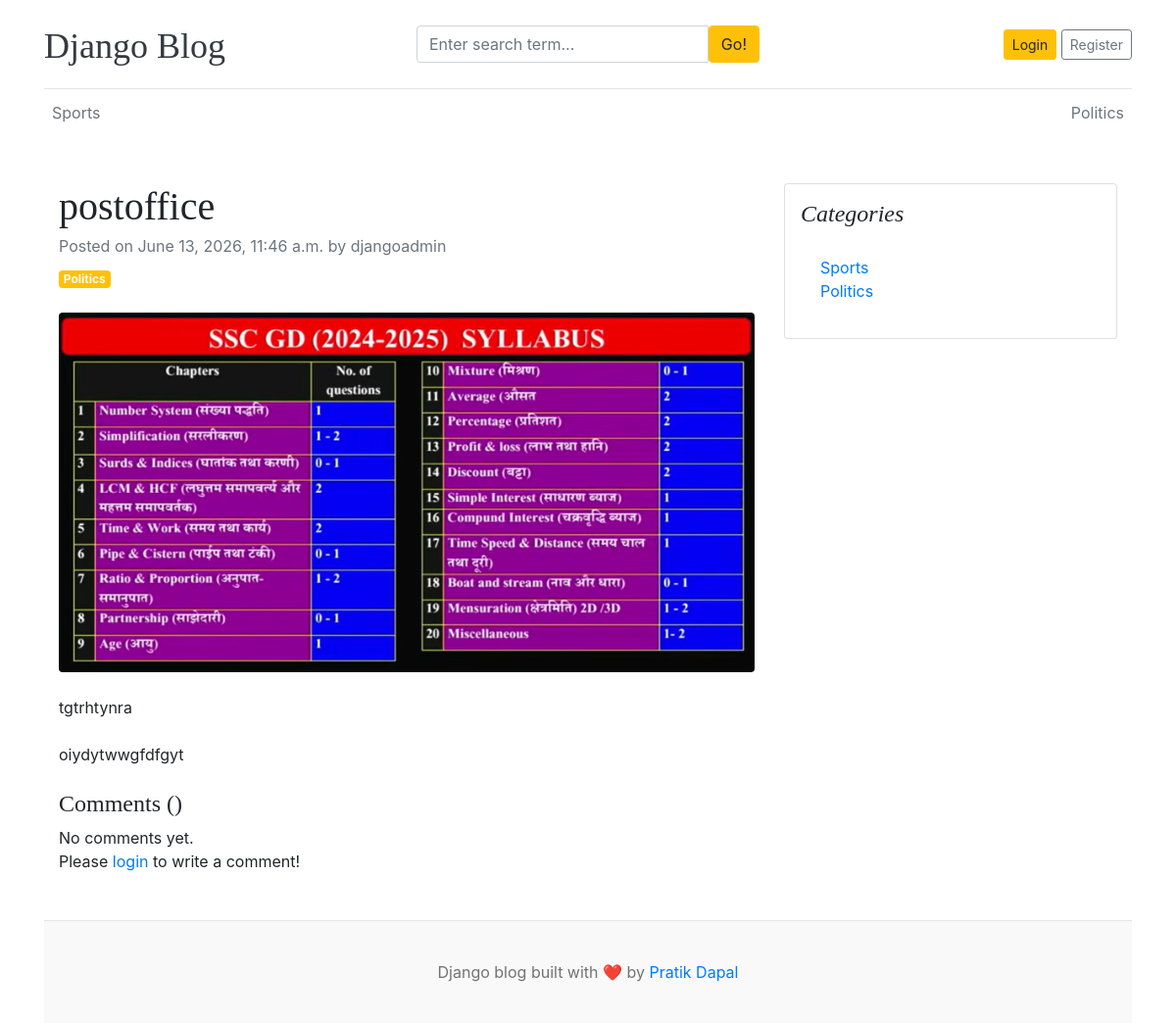
Page /blogs/postoffice/ on the earlier database version.
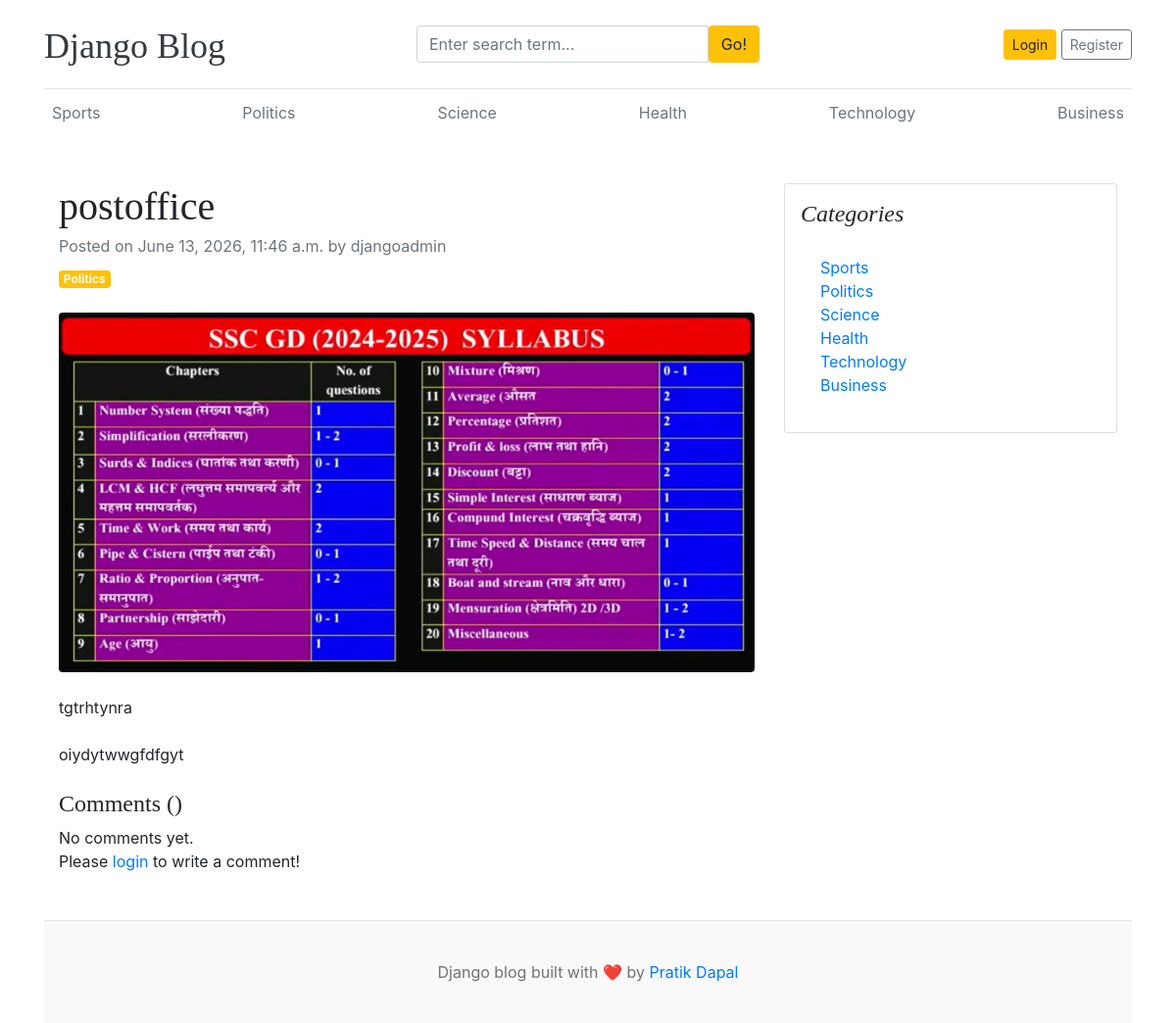
Same page on the later database version.
### blogs/models.py (models this page shows, shortened)
class Category(models.Model):
    category_name = models.CharField(max_length=50, unique=True)
    created_at = models.DateTimeField(auto_now_add=True)
    updated_at = models.DateTimeField(auto_now=True)
    class Meta:
        verbose_name_plural= 'categories'
    def __str__(self):
        return self.category_name

class Blog(models.Model):
    title = models.CharField(max_length=100)
    slug = models.SlugField(max_length=150, unique=True, blank=True)
    category = models.ForeignKey(Category, on_delete=models.CASCADE)
    author = models.ForeignKey(User, on_delete=models.CASCADE)
    featured_image = models.ImageField(upload_to='uploads/%Y/%m/%d')
    short_description = models.TextField(max_length=500)
    blog_body = models.TextField(max_length=2000)
    status = models.CharField(max_length=20, choices=STATUS_CHOICES ,default="Drafts")
    is_featured = models.BooleanField(default=False)
    created_at = models.DateTimeField(auto_now_add=True)
    updated_at = models.DateTimeField(auto_now=True)

### blogs/views.py (the view)
# urls.py: path('blogs/<slug:slug>/', BlogsView.blogs, name = 'blogs'),
def blogs (request, slug):
        single_blog = get_object_or_404(Blog, slug=slug, status='Published')
        context = {
            'single_blog': single_blog,
        }
        return render(request, 'blogs.html', context)

### blogs/context_processors.py (called while the page is built)
def get_categories(request):
    categories = Category.objects.all()
    return dict(categories=categories)

def get_social_links(request):
    social_links = SocialLink.objects.all()
    return dict(social_links=social_links)

### templates/blogs.html (shortened to what this page needs)
{% extends 'base.html' %}
{% block content %}
<div class="container mt-5">
    <div class="row">
        <div class="col-lg-8">
            <article>
                <header class="mb-4">
                    <h1 class="fw-bolder mb-1">{{ single_blog.title }}</h1>
                    <div class="text-muted fst-italic mb-2">Posted on {{ single_blog.created_at }} by {{ single_blog.author }}</div>
                    <a class="badge bg-warning text-decoration-none text-light" href="#!">{{ single_blog.category }}</a>
                </header>
                <figure class="mb-4"><img class="img-fluid rounded" src="{{ single_blog.featured_image.url }}" alt="..." /></figure>
                <section class="mb-5">
                    <p class="fs-5 mb-4">{{ single_blog.short_description }}</p>
                    <p class="fs-5 mb-4">{{ single_blog.blog_body }}</p>
                    <h4>Comments ({{ comment_count }})</h4>
                    {% if comments %}
                        {% for comment in comments %}
                            <div class="card mt-1">
                                <div class="card-body">
                                    <p class="card-text mb-0">{{ comment }}</p>
                                    <span>
                                        <small>By {{ comment.user }}</small>
                                        <small>| {{ comment.created_at | timesince }} ago</small>
                                    </span>
                                </div>
                            </div>
                        {% endfor %}
                    {% else %}
                    No comments yet.
                    {% endif %}
                    <br>
                    <div class="form-group">
                        {% if user.is_authenticated %}
                        <form action="" method="POST">
                            {% csrf_token %}
                            <div class="form-group">
                                <textarea name="comment" class="form-control" placeholder="Write your comment"></textarea>
                                <input type="submit" value="Submit" class="btn btn-primary mt-2">
                            </div>
                        </form>
                        {% else %}
                        <p>Please <span><a href="{% url 'login' %}">login</a></span> to write a comment!</p>
                        {% endif %}
                    </div>
                </section>
            </article>
        </div>
        <div class="col-lg-4">
            <div class="card mb-4 p-3">
                <h4 class="font-italic">Categories</h4>
                <div class="card-body">
                    <div class="row">
                        <div class="col-sm-6">
                            <ul class="list-unstyled mb-0">
                                {% for cat in categories %}
                                <li><a href="{% url 'posts_by_category' cat.id %}">{{ cat.category_name }}</a></li>
                                {% endfor %}
                            </ul>
                        </div>
                    </div>
                </div>
            </div>
        </div>
    </div>
</div>
{% endblock %}

### templates/base.html (shortened to what this page needs)
{% load static%}
<!DOCTYPE html>
<html lang="en">
<head>
    <link href="https://getbootstrap.com/docs/4.0/dist/css/bootstrap.min.css" rel="stylesheet">
    <link href="{% static 'css/blog.css'%}" rel="stylesheet">
    <link rel="stylesheet" href="https://cdnjs.cloudflare.com/ajax/libs/font-awesome/4.7.0/css/font-awesome.min.css">
  </head>
<body>
    <div class="container">
      <header class="blog-header py-3">
        <div class="row flex-nowrap justify-content-between align-items-center">
          <div class="col-4 pt-1">
            <a class="blog-header-logo text-dark" href="/">Django Blog</a>
          </div>
          <div class="col-4">
            <form action="{% url "search" %}" method="GET">
              <div class="input-group">
                <input class="form-control" type="text" name="keyword" value="{{ keyword }}" placeholder="Enter search term..." aria-label="Enter search term...">
                <button type="submit" class="btn btn-warning" id="button-search" type="button">Go!</button>
              </div>
            </form>
          </div>
          <div class="col-4 d-flex justify-content-end align-items-center">
            {% if not user.is_authenticated %}
            <a class="btn btn-sm btn-warning" href="{% url 'login' %}">Login</a> &nbsp;
            <a class="btn btn-sm btn-outline-secondary" href="{% url 'register' %}">Register</a>
            {% else %}
            <span><a href="{% url 'dashboard' %}">Dashboard</a></span>
            &emsp;
            <span><a href="{% url 'logout' %}">Logout</span>
            {% endif %}
          </div>
        </div>
      </header>
      <div class="nav-scroller py-1 mb-2">
        <nav class="nav d-flex justify-content-between">
          {% for cat in categories %}
          <a class="p-2 text-muted" href="{% url 'posts_by_category' cat.id %}">{{ cat.category_name}}</a>
          {% endfor %}
        </nav>
      </div>
{% block content%}
{% endblock %}
<footer class="blog-footer">
  <p>Django blog built with ❤️ by <a href="#">Pratik Dapal</a></p>
</footer>
</body>
</html>

### blog_main/static/css/blog.css (style rules this page uses)
.blog-header { border-bottom: 1px solid #e5e5e5; }
.blog-header-logo { font-family: "Playfair Display", Georgia, "Times New Roman", serif; font-size: 2.25rem; }
h1, h2, h3, h4, h5, h6 { font-family: "Playfair Display", Georgia, "Times New Roman", serif; }
.blog-footer { padding: 2.5rem 0; color: #727272; text-align: center; background-color: #f9f9f9; border-top: .05rem solid #e5e5e5; }
.blog-footer p:last-child { margin-bottom: 0; }

Differences in the rows shown:
added Category: category_name "Science"
added Category: category_name "Health"
added Category: category_name "Technology"
added Category: category_name "Business"
